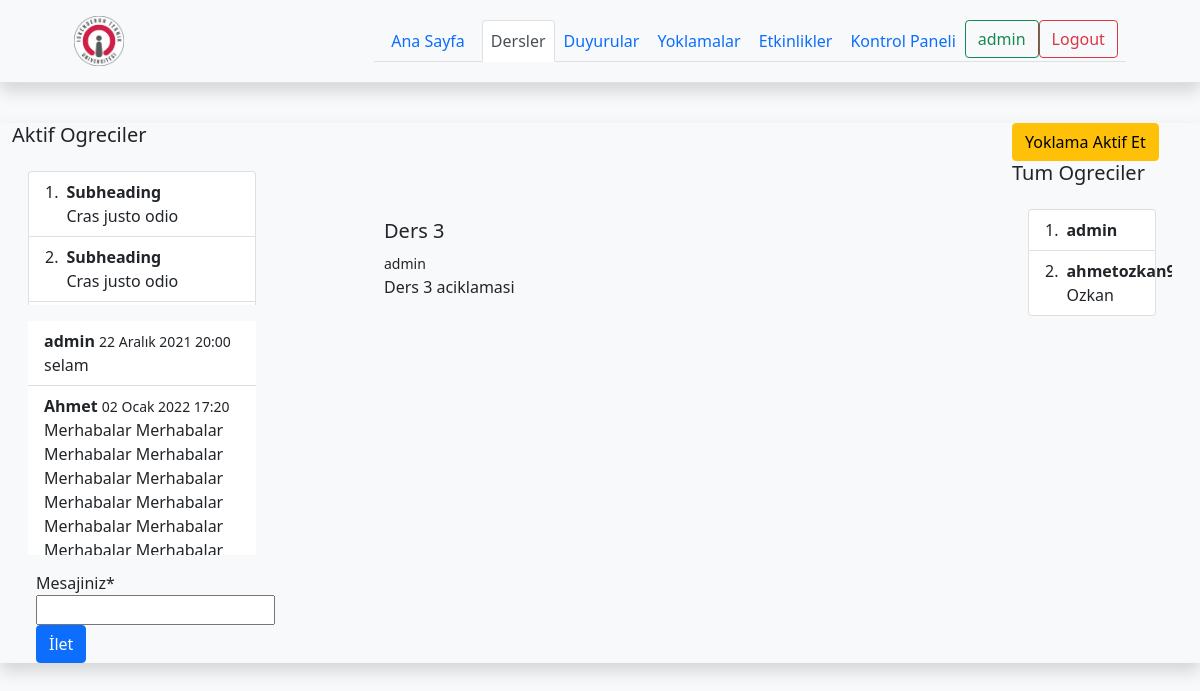
Before: /lessons/lesson/3 (signed in) with the older database file.
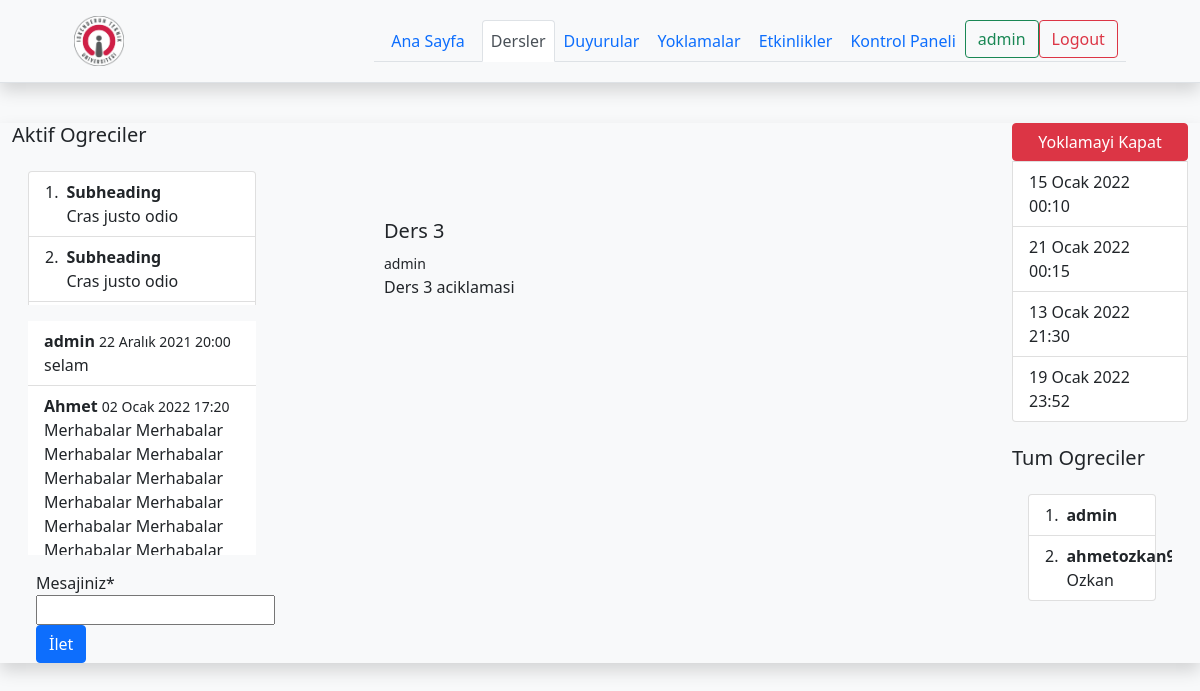
After: the same page with the newer database file.
### lessons/models.py (models this page shows, shortened)
class Message(models.Model):
    lesson = models.ForeignKey(Lesson,on_delete=models.CASCADE)
    user = models.ForeignKey(User,on_delete=models.CASCADE)
    text = models.CharField(max_length=255,verbose_name="Mesajiniz")
    date = models.DateTimeField(auto_now=True)
    avaliable = models.BooleanField(default =True)

class Attendance(models.Model):
    id = models.BigAutoField(primary_key=True)
    lesson = models.ForeignKey(Lesson,on_delete=models.CASCADE,related_name='attendance_lesson')
    user_joined= models.ManyToManyField(User,blank=True,related_name="attendance_joined")
    date = models.DateTimeField()
    date2 = models.DateTimeField()
    date_now = models.DateTimeField(auto_now=True,unique=True)
    avaliable = models.BooleanField(default=True)
    qr_code = models.ImageField(upload_to='qr_codes',blank=True)
    qr_url=models.URLField(blank=True,null=True)

### lessons/views.py (the view, shortened to what this page needs)
# urls.py: path('lesson/<int:lesson_id>',views.lesson_detail,name="lesson_detail"),
@login_required(login_url='login')
def lesson_detail(request,lesson_id):
    current_user = request.user
    lessons = Lesson.objects.all().order_by('-date')
    lesson = Lesson.objects.get(id = lesson_id)
    attendances = Attendance.objects.all().filter(lesson = lesson_id, avaliable = True)
    attendance_form = AttendanceForm(request.POST or None)
    message_form = MessageForm(request.POST or None)
    message_text = Message.objects.all().filter(lesson = lesson_id)
    if message_form.is_valid():
        message = message_form.save(commit=False)
        message.lesson = lesson
        message.user = request.user
        message.save()
    if request.user.is_authenticated:
        lesson_join = current_user.lesson_joined.all()
    else:
        lesson_join = lessons
    context = {
        'lesson':lesson,
        'lesson_join':lesson_join,
        'attendances':attendances,
        'attendance_form':attendance_form,
        'message_form':message_form,
        'message_text':message_text,
    }
    return render(request,'lessons/lesson.html',context)

### lessons/forms.py
class AttendanceForm(forms.ModelForm):
    class Meta:
        model = Attendance
        fields = ["date","date2"]

class MessageForm(forms.ModelForm):
    class Meta:
        model = Message
        fields = ["text"]

### templates/lessons/lesson.html (shortened to what this page needs)
{% extends "base.html" %}
{% block body %}
{% load crispy_forms_tags %}
<div class="container-fluid shadow">
  <div class="row">
      {% if lesson not in lesson_join %}
      <div class= "alert alert-success text-center">Merhababar {{user.first_name}} {{user.last_name}} Derse Kayitli Degilsiniz.....</div>
      <div class="col-4">
        {% else %}
      <div class="col-3">
        <h5>Aktif Ogreciler</h5>
           <div class="overflow-auto p-3 mb-3 mb-md-0 me-md-3 bg-light" style="max-width: 500px; max-height: 150px;">
        <ol class="list-group list-group-numbered">
          <li class="list-group-item d-flex justify-content-between
            align-items-start">
            <div class="ms-2 me-auto">
              <div class="fw-bold">Subheading</div>
              Cras justo odio
            </div>
          </li>
          <li class="list-group-item d-flex justify-content-between
            align-items-start">
            <div class="ms-2 me-auto">
              <div class="fw-bold">Subheading</div>
              Cras justo odio
            </div>
          </li>
          <li class="list-group-item d-flex justify-content-between
            align-items-start">
          </li>
        </ol>
      </div>
      <div class="overflow-auto p-3 mb-3 mb-md-end me-md-3 bg-light" style="max-width: 500px; max-height: 250px;">
        <ul class="list-group list-group-flush">
          {% for message in message_text %}
          <li class="list-group-item"><b>{{message.user}} </b> <small>{{message.date}}</small>
          <br>
          {{message.text}}
          </li>
          {% endfor %}
        </ul>
      </div>
      <form method="post" enctype="multipart/form-data" >
        <div class="container">
             <div class="row align-items-start ">
              <div class="col">
                {{message_form | crispy}}
              </div>
              <div class="col">
                <button type="submit" class = "btn btn-primary" >İlet</button>
              </div>
            </div>
             </div>
      </form>
  {% endif %}
</div>
    <div class="col">
      <div class="p-5 mb-4 bg-light rounded-3">
        <div class="container-fluid py-5">
          <h3 class="fs-5">{{lesson.name}}</h3>
          <span><small>{{lesson.teacher}}</small></span>
          <p class="col-md-8 fs-7">{{lesson.description}}</p>
        </div>
      </div>
    </div>
    {% if lesson not in lesson_join %}
    {% else %}
    <div class="col-2">
      {% if attendances %}
      <ul class="list-group">
        <a href="" class="btn btn-danger">Yoklamayi Kapat</a>
        {% for attendance in attendances %}
        <li class="list-group-item">
          {{attendance.date}}
        </li>
        <li class="list-group-item">
          {{attendance.date2}}
        </li>
        {% endfor %}
      </ul>
      {% else %}
      <button type="button" class="btn btn-warning" data-bs-toggle="modal"
        data-bs-target="#exampleModal">
        Yoklama Aktif Et
      </button>
      {% endif %}
      <br>
      <h5>Tum Ogreciler</h5>
      <div class="overflow-auto p-3 mb-3 mb-md-0 me-md-3 bg-light" style="max-width: 500px; max-height: 250px;">
      <ol class="list-group list-group-numbered">
        {% if lesson.students.all %}
        {% for student in lesson.students.all %}
        <li class="list-group-item d-flex justify-content-between
          align-items-start">
          <div class="ms-2 me-auto">
            <div class="fw-bold">{{student.username}}</div>
            {{student.last_name}}
          </div>
        </li>
        {% endfor %}
        {% endif %}
      </ol>
    </div>
    </div>
    {% endif %}
  </div>
        {% endblock body %}

### templates/includes/navbar-base.html (shortened to what this page needs)
{% load static %}
    <header class="%100 % bg-light shadow d-flex flex-wrap align-items-center justify-content-center py-3 mb-4 border-bottom">
      <a href="{% url 'index'%}" class="d-flex align-items-center col-md-3 mb-2 mb-md-0 text-dark text-decoration-none">
        <img width="50" height="50"src={%  static 'images/iste_arma.png' %} alt="">
      </a>
      <ul class="nav nav-tabs col-12 col-md-auto mb-2 justify-content-center mb-md-0">
        <li class="nav-item  "><a href="{% url 'index' %}" class="nav-link   {% if '/' == request.path %}  active link-secondary   {% endif %}">Ana Sayfa</a></li>
        <li><a href="{% url 'lessons' %}" class="nav-link px-2 {% if 'lessons' in request.path %}  active link-secondary  {% endif %} ">Dersler</a></li>
        <li><a href="{% url 'announcements' %}" class="nav-link px-2 {% if 'announcements' in request.path %} active link-secondary   {% endif %}">Duyurular</a></li>
        <li><a href="{% url 'attendances' %}" class="nav-link px-2 {% if 'attendances' in request.path %} active link-secondary   {% endif %}">Yoklamalar</a></li>
        <li><a href="{% url 'events' %}" class="nav-link px-2 {% if 'events' in request.path %} active link-secondary   {% endif %}">Etkinlikler</a></li>
 {% if request.user.is_authenticated %}
      <li class="nav-item active">
   <a class="nav-link  px-2  {% if 'dashboard' in request.path %}  active link-secondary  {% endif %} " href="{% url 'dashboard' %}">Kontrol Paneli</a>
  </li>
  <li class="nav-item active">
       <a class="btn btn-outline-success" href="">{{request.user.username}}</a>
</li>
       <li class="nav-item active ">
   <a href="{% url 'logout'%}" class="btn btn-outline-danger me-2">Logout</a>
</li>
{% endif %}
    </header>

Changed rows visible on the page:
added Attendance: date "15 Ocak 2022 00:10", date2 "21 Ocak 2022 00:15"
added Attendance: date "13 Ocak 2022 21:30", date2 "19 Ocak 2022 23:52"
Other visible differences:
text no longer shown: "Yoklama Aktif Et"
text now shown: "Yoklamayi Kapat"
